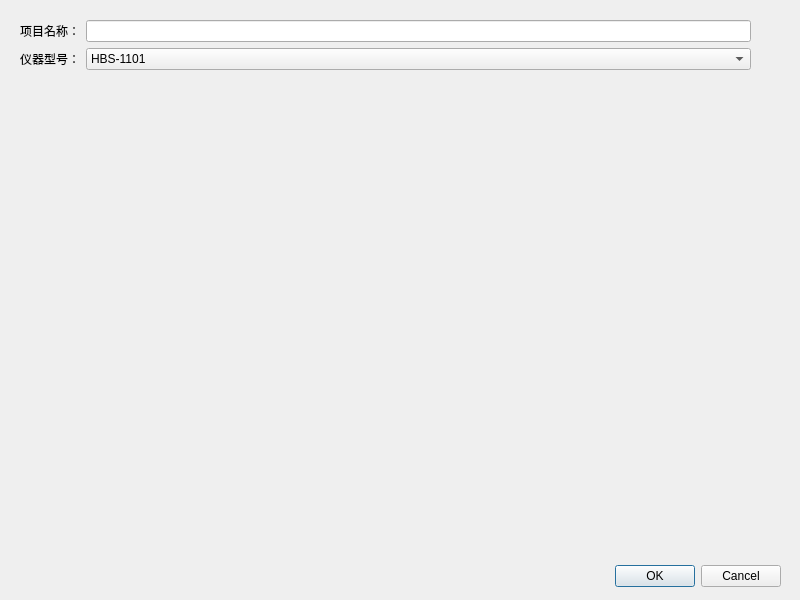
<?xml version="1.0" encoding="UTF-8"?>
<ui version="4.0">
 <class>Dialog</class>
 <widget class="QDialog" name="Dialog">
  <property name="geometry">
   <rect>
    <x>0</x>
    <y>0</y>
    <width>800</width>
    <height>600</height>
   </rect>
  </property>
  <property name="windowTitle">
   <string>Dialog</string>
  </property>
  <widget class="QDialogButtonBox" name="buttonBox">
   <property name="geometry">
    <rect>
     <x>440</x>
     <y>560</y>
     <width>341</width>
     <height>32</height>
    </rect>
   </property>
   <property name="orientation">
    <enum>Qt::Horizontal</enum>
   </property>
   <property name="standardButtons">
    <set>QDialogButtonBox::Cancel|QDialogButtonBox::Ok</set>
   </property>
  </widget>
  <widget class="QWidget" name="gridLayoutWidget">
   <property name="geometry">
    <rect>
     <x>20</x>
     <y>20</y>
     <width>731</width>
     <height>501</height>
    </rect>
   </property>
   <layout class="QGridLayout" name="gridLayout">
    <item row="0" column="1">
     <widget class="QLineEdit" name="lineEdit_name"/>
    </item>
    <item row="1" column="0">
     <widget class="QLabel" name="label_2">
      <property name="text">
       <string>仪器型号：</string>
      </property>
     </widget>
    </item>
    <item row="1" column="1">
     <widget class="QComboBox" name="comboBox_model">
      <item>
       <property name="text">
        <string>HBS-1101</string>
       </property>
      </item>
      <item>
       <property name="text">
        <string>HBS-1096A</string>
       </property>
      </item>
      <item>
       <property name="text">
        <string>HBS-1096B</string>
       </property>
      </item>
      <item>
       <property name="text">
        <string>HBS-1096C</string>
       </property>
      </item>
     </widget>
    </item>
    <item row="0" column="0">
     <widget class="QLabel" name="label">
      <property name="text">
       <string>项目名称：</string>
      </property>
     </widget>
    </item>
    <item row="2" column="0">
     <spacer name="verticalSpacer">
      <property name="orientation">
       <enum>Qt::Vertical</enum>
      </property>
      <property name="sizeHint" stdset="0">
       <size>
        <width>20</width>
        <height>40</height>
       </size>
      </property>
     </spacer>
    </item>
   </layout>
  </widget>
 </widget>
 <resources/>
 <connections>
  <connection>
   <sender>buttonBox</sender>
   <signal>accepted()</signal>
   <receiver>Dialog</receiver>
   <slot>accept()</slot>
   <hints>
    <hint type="sourcelabel">
     <x>248</x>
     <y>254</y>
    </hint>
    <hint type="destinationlabel">
     <x>157</x>
     <y>274</y>
    </hint>
   </hints>
  </connection>
  <connection>
   <sender>buttonBox</sender>
   <signal>rejected()</signal>
   <receiver>Dialog</receiver>
   <slot>reject()</slot>
   <hints>
    <hint type="sourcelabel">
     <x>316</x>
     <y>260</y>
    </hint>
    <hint type="destinationlabel">
     <x>286</x>
     <y>274</y>
    </hint>
   </hints>
  </connection>
 </connections>
</ui>
